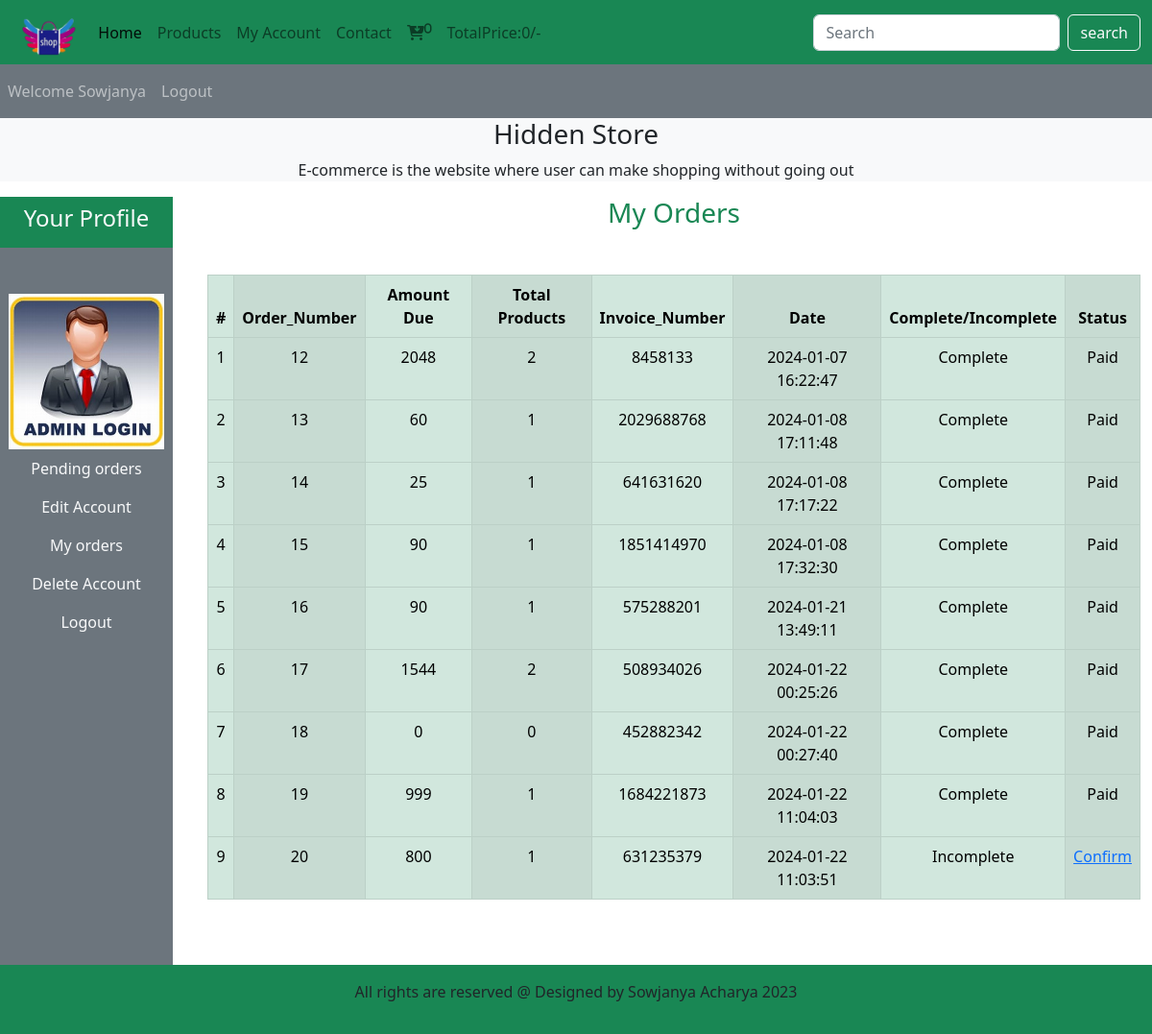
The app's page /users_area/profile.php?my_orders (signed in) with its own data.
### tables this page shows
CREATE TABLE `usertable` (
  `user_id` int(11) NOT NULL,
  `user_name` varchar(100) NOT NULL,
  `user_email` varchar(100) NOT NULL,
  `user_password` varchar(255) NOT NULL,
  `user_image` varchar(255) NOT NULL,
  `user_ip` varchar(100) NOT NULL,
  `user_address` varchar(255) NOT NULL,
  `user_mobile` varchar(20) NOT NULL
);

CREATE TABLE `userorders` (
  `order_id` int(11) NOT NULL,
  `user_id` int(11) NOT NULL,
  `amount_due` int(255) NOT NULL,
  `invoice_no` int(255) NOT NULL,
  `total_products` int(255) NOT NULL,
  `order_date` timestamp NOT NULL DEFAULT current_timestamp() ON UPDATE current_timestamp(),
  `order_status` varchar(255) NOT NULL
);

### users_area/myorders.php (the view, shortened to what this page needs)
<!DOCTYPE html>
<html lang="en">
<head>
</head>
<body>
<?php
   $username=$_SESSION['username'];
   $get_user="select * from usertable where user_name='$username'";
   $result=mysqli_query($con,$get_user);
   $row_fetch=mysqli_fetch_assoc($result);
   $user_id=$row_fetch['user_id'];
   ?>
    <h3 class="text-center text-success mb-4">My Orders</h3>
    <form action="" method="POST">
    <div class="container">
    <table class="table table-bordered mt-5 table-success table-striped-columns">
  <thead>
    <tr>
      <th>#</th>
      <th>Order_Number</th>
      <th>Amount Due</th>
      <th>Total Products</th>
      <th>Invoice_Number</th>
      <th>Date</th>
      <th>Complete/Incomplete</th>
      <th>Status</th>
    </tr>
  </thead>
  <tbody>
  <?php
  $get_order_details = "select * from userorders where user_id = $user_id";
  $result_orders = mysqli_query($con,$get_order_details);
  $number=1;
  while($row_data=mysqli_fetch_assoc($result_orders))
  {
    $order_id=$row_data['order_id'];
    $amount_due=$row_data['amount_due'];
    $total_products=$row_data['total_products'];
    $invoice_no=$row_data['invoice_no'];
    $order_date=$row_data['order_date'];
    $order_status=$row_data['order_status'];
    if($order_status=='pending')
    {
        $order_status='Incomplete';
    }
    else
    {
        $order_status='Complete';
    }
    echo "<tr>
    <td>$number</td>
    <td>$order_id</td>
    <td>$amount_due</td>
    <td>$total_products</td>
    <td>$invoice_no</td>
    <td>$order_date</td>
    <td>$order_status</td>";
    ?>
    <?php
    if($order_status=='Complete')
    {
      echo "<td>Paid</td>";
    }
    else
    {
    echo "<td><a href='confirmpayment.php?order_id=$order_id' class='text-decoration: none'>Confirm</td>
  </tr>";
    }
  $number++;
  }
    ?>
  </tbody>
</table>
    </div>
</form>
</body>
</html>

### users_area/profile.php (shortened to what this page needs)
<?php
include('../functions/commonfunc.php');
?>
<!DOCTYPE html>
<html lang="en">
  <head>
    <link href="https://cdn.jsdelivr.net/npm/bootstrap@5.2.3/dist/css/bootstrap.min.css" rel="stylesheet">
    <link rel="stylesheet" href="../style.css">
    <link rel="stylesheet" href="https://cdnjs.cloudflare.com/ajax/libs/font-awesome/6.4.2/css/all.min.css" />
  </head>
  <body>
<div class="container-fluid p-0">
    <nav class="navbar navbar-expand-lg bg-success">
  <div class="container-fluid">
    <img src="../images/logo3.png" alt = "" class="logo">
    <div class="collapse navbar-collapse" id="navbarSupportedContent">
      <ul class="navbar-nav me-auto mb-2 mb-lg-0">
        <li class="nav-item">
          <a class="nav-link active" aria-current="page" href="../index.php">Home</a>
        </li>
        <li class="nav-item">
          <a class="nav-link" href="../display.php">Products</a>
        </li>
        <li class="nav-item">
          <a class="nav-link" href="profile.php">My Account</a>
        </li>
        <li class="nav-item">
          <a class="nav-link" href="#">Contact</a>
        </li>
        <li class="nav-item">
          <a class="nav-link" href="../cart.php"><i class="fa-solid fa-cart-arrow-down"><sup><?php cartno(); ?></sup></i></a>
        </li>
        <li class="nav-item">
          <a class="nav-link" href="#">TotalPrice:<?php totalcartprice();?>/-</a>
        </li>
      </ul>
      <form class="d-flex" role="search" action="../searchprod.php" method ="get">
        <input class="form-control me-2" type="search" placeholder="Search" aria-label="Search" name="searchdata">
        <input type="submit" value ="search" class="btn btn-outline-light" name="searchdataproduct">
      </form>
    </div>
  </div>
</nav>
</div>
<nav class="navbar navbar-expand-lg navbar-dark bg-secondary">
  <ul class="navbar-nav me-auto">
<?php
if(!isset($_SESSION['username']))
{
  echo " <li class = 'nav-item'>
  <a class = 'nav-link' href='#'>WelcomeGuest</a>
</li>";
}
else{
  echo " <li class = 'nav-item'>
  <a class = 'nav-link' href='#'>Welcome ".$_SESSION['username']."</a>
</li>";
}
if(!isset($_SESSION['username']))
{
  echo "<li class = 'nav-item'>
  <a class = 'nav-link' href='userlogin.php'>Login</a>
  </li>";
}
else
{
  echo "<li class = 'nav-item'>
  <a class = 'nav-link' href='userlogout.php'>Logout</a>
  </li>";
}
?>
</ul>
</nav>
<div class="bg-light">
<h3 class="text-center">Hidden Store</h3>
<p class="text-center">E-commerce is the website where user can make shopping without going out</p></div>
<div class="row">
    <div class="col-md-2">
        <ul class = "navbar-nav bg-secondary text-center" style="height: 100vh">
        <li class="nav-item bg-success">
          <a class="nav-link text-light" href="#"><h4>Your Profile</h4></a>
        </li>
        <?php
        $username = $_SESSION['username'];
        $user_query = "select * from usertable where user_name = '$username'";
        $user_query = mysqli_query($con,$user_query);
        $row_image = mysqli_fetch_array($user_query);
        $user_image = $row_image['user_image'];
        echo "<li class='nav-item'>
        <img src = './user_images/$user_image' alt='' class='profile_img my-4'>
      </li>";
        ?>
        <li class="nav-item">
          <a class="nav-link text-light" href="profile.php">Pending orders</a>
        </li>
        <li class="nav-item">
          <a class="nav-link text-light" href="profile.php?edit_account">Edit Account</a>
        </li>
        <li class="nav-item">
          <a class="nav-link text-light" href="profile.php?my_orders">My orders</a>
        </li>
        <li class="nav-item">
          <a class="nav-link text-light" href="profile.php?delete_account">Delete Account</a>
        </li>
        <li class="nav-item">
          <a class="nav-link text-light" href="userlogout.php">Logout</a>
        </li>
</ul>
    </div>
        <div class="col-md-10 text-center">
            <?php
            if(isset($_GET['my_orders']))
            {
              include('myorders.php');
            }
            ?>
        </div>
</div>
                          <?php
    include('../includes/footer.php');
    ?>
</body>
</html>

### style.css (style rules this page uses)
* { margin: 0; padding: 0; box-sizing: border-box; }
.logo { height: 8%; width: 7%; }

### users_area/profile.php (style rules this page uses)
body { overflow-x: Hidden; }
.profile_img { width: 90%; margin: auto; display: block; height: 100%; object-fit: contain; }

### records on screen
usertable: user_image (picture)
userorders: order_id "12", amount_due "2048", total_products "2", invoice_no "8458133", order_date "2024-01-07 16:22:47", order_status "Complete", shows "Paid"
userorders: order_id "13", amount_due "60", total_products "1", invoice_no "2029688768", order_date "2024-01-08 17:11:48", order_status "Complete", shows "Paid"
userorders: order_id "14", amount_due "25", total_products "1", invoice_no "641631620", order_date "2024-01-08 17:17:22", order_status "Complete", shows "Paid"
userorders: order_id "15", amount_due "90", total_products "1", invoice_no "1851414970", order_date "2024-01-08 17:32:30", order_status "Complete", shows "Paid"
userorders: order_id "16", amount_due "90", total_products "1", invoice_no "575288201", order_date "2024-01-21 13:49:11", order_status "Complete", shows "Paid"
userorders: order_id "17", amount_due "1544", total_products "2", invoice_no "508934026", order_date "2024-01-22 00:25:26", order_status "Complete", shows "Paid"
userorders: order_id "18", amount_due "0", total_products "0", invoice_no "452882342", order_date "2024-01-22 00:27:40", order_status "Complete", shows "Paid"
userorders: order_id "19", amount_due "999", total_products "1", invoice_no "1684221873", order_date "2024-01-22 11:04:03", order_status "Complete", shows "Paid"
userorders: order_id "20", amount_due "800", total_products "1", invoice_no "631235379", order_date "2024-01-22 11:03:51", order_status "Incomplete"

### other values on screen
$countcart "0"
$totalprice "0"
$_SESSION['username'] "Sowjanya"
